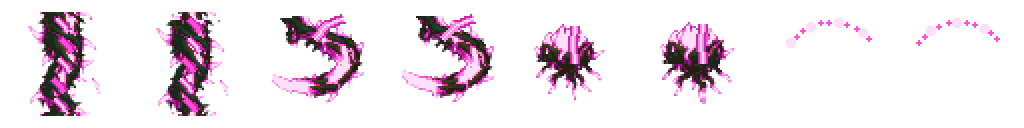
#> input picture Pause/Assets/Art/Attacks/Verdant~/verdant_attack_lash.png, 1024 x 128 px
$ python verify.py
#> lines starting #> are read from the running program, lines starting #| are printed output that depends on the picture
"""Audit the new Verdant lash/log atlases and produce task-specific previews."""
from pathlib import Path
import colorsys
import numpy as np
from PIL import Image, ImageDraw

HERE=Path(__file__).resolve().parent
ROOT=HERE.parent
N=Image.Resampling.NEAREST
SPECS=[('verdant_attack_lash.png',(1024,128),(128,128)),
       ('verdant_attack_log.png',(1024,256),(256,128))]

def cells(im,sz):
    w,h=sz
    return [im.crop((x*w,y*h,(x+1)*w,(y+1)*h))
            for y in range(im.height//h) for x in range(im.width//w)]

def measure(c):
    a=np.asarray(c)
    z=a[a[:,:,3]>24,:3]/255
    if not len(z):return None
    h,s,v=np.array([colorsys.rgb_to_hsv(*q) for q in z]).T
    h*=360
    pink=(((h>=300)&(h<=340)&(s>.2))|((s<.22)&(v>.82)))
    forbidden=[]
    for deg in (178,82,259,37):
        gap=np.abs((h-deg+180)%360-180)
        forbidden.append(int(np.sum((gap<=20)&(s>.6)&(v>.3))))
    red=int(np.sum(((h>=345)|(h<=15))&(s>.25)&(v>.2)))
    mask=a[:,:,3]>24
    xx=np.where(mask)[1]
    width=int(xx.max()-xx.min()+1) if len(xx) else 0
    border=all(np.max(b)<=24 for b in (a[:6,:,3],a[-6:,:,3],a[:,:6,3],a[:,-6:,3]))
    return len(z),float(np.mean(pink)),forbidden,red,width,border

def diff(a,b):
    x=np.asarray(a).astype(np.int16);y=np.asarray(b).astype(np.int16)
    opaque=(x[:,:,3]>24)|(y[:,:,3]>24)
    changed=(np.max(np.abs(x-y),axis=2)>20)&opaque
    return 100*float(changed[opaque].mean()) if np.any(opaque) else 0

def x2(im):
    return np.array_equal(np.asarray(im),np.asarray(im.resize((im.width//2,im.height//2),N).resize(im.size,N)))

def paste(bg,fg,xy):bg.paste(fg,xy,fg)

def previews(ims):
    lash=cells(ims[0],(128,128));log=cells(ims[1],(256,128))
    canvas=Image.new('RGB',(2070,1240),'#0b0b1a');d=ImageDraw.Draw(canvas)
    d.text((14,10),'VERDANT LASH  /  2x ATLAS',fill='white')
    paste(canvas,ims[0].resize((2048,256),N),(10,30))
    d.text((14,300),'VERDANT ROLLING LOG  /  2x ATLAS',fill='white')
    paste(canvas,ims[1].resize((2048,512),N),(10,320))
    d.text((14,850),'GAME SIZE / dark and bright Verdant backdrop tiles',fill='white')
    tiles=[]
    art=ROOT.parents[1]/'Backgrounds/Resources/Worlds/Verdant/Backdrop3/v4'
    for name,xy in [('sky.png',(40,80)),('mid.png',(140,100))]:
        p=art/name
        tile=Image.open(p).convert('RGB').crop((xy[0],xy[1],xy[0]+256,xy[1]+256)) if p.exists() else Image.new('RGB',(256,256),'#173620')
        tiles.append(tile)
    for j,tile in enumerate(tiles):
        x=12+j*276;y=872
        canvas.paste(tile,(x,y))
        paste(canvas,log[j].resize((142,71),N),(x+56,y+108))
        paste(canvas,lash[0].resize((54,54),N),(x+16,y+62))
        paste(canvas,lash[2].resize((54,54),N),(x+17,y+114))
        paste(canvas,lash[4].resize((54,54),N),(x+18,y+165))
        paste(canvas,lash[6].resize((72,72),N),(x+174,y+15))
    canvas.crop((0,0,2070,1140)).save(HERE/'preview.png')
    # Every loop appears simultaneously; frame 7 flows back to frame 0.
    frames=[]
    for t in range(8):
        f=Image.new('RGB',(790,220),'#0b0b1a');q=ImageDraw.Draw(f)
        for j,(label,c) in enumerate([('link',lash[t%2]),('tip',lash[2+t%2]),('root',lash[4+t%2]),('dash',lash[6+t%2])]):
            x=j*135+5;q.text((x,8),label,fill='white');paste(f,c,(x,35))
        q.text((545,8),'log roll 1/8 turn / frame',fill='white')
        paste(f,log[t].resize((235,118),N),(545,38))
        frames.append(f)
    frames[0].save(HERE/'preview.gif',save_all=True,append_images=frames[1:],duration=83,loop=0,disposal=2,optimize=False)

def verify():
    print('file | size | RGBA | reserved/nonempty | 6px border | pink per cell % | hue 178/82/259/37 | red | loop differences % incl wrap | x2 | vertical join | content width')
    images=[];overall=True
    for name,size,sz in SPECS:
        im=Image.open(ROOT/name);images.append(im)
#> in verify, im is the input picture: PIL image 1024x128 RGBA; mean R, G, B, A 27.6, 15.5, 24, 43.2
        cc=cells(im,sz);mm=[measure(c) for c in cc]
#> after `cc = cells(im, sz)`: cc = 8 items
#> after `mm = [measure(c) for c in cc]`: mm = 8 items
        checks=[im.size==size,im.mode=='RGBA',len(cc)==8 and all(m for m in mm),all(m[5] for m in mm),min(m[1] for m in mm)>=.30,
                all(sum(m[2])==0 and m[3]==0 for m in mm),x2(im)]
#> checks = [True, True, True, True, True, True, True]
        if 'lash' in name:
            loops=[('link',cc[0:2]),('tip',cc[2:4]),('root',cc[4:6]),('dash',cc[6:8])]
            # Each 6-pixel inset link is an exact seamless tile after trimming
            # its transparent inset and placing sections with a 12px overlap.
            join=all(np.array_equal(np.asarray(c)[12],np.asarray(c)[114]) and
                     np.array_equal(np.asarray(c)[14],np.asarray(c)[112]) for c in cc[:2])
#> join = True
            width_ok=max(m[4] for m in mm)<=100
#> width_ok = True
            vertical='trimmed 12px join='+str(join)
#> vertical = 'trimmed 12px join=True'
        else:
            loops=[('roll',cc)]
            join=True;vertical='n/a'
            width_ok=max(m[4] for m in mm)<=240
        steps=[(label,[diff(seq[i],seq[(i+1)%len(seq)]) for i in range(len(seq))]) for label,seq in loops]
#> steps = [('link', [64.32, 64.32]), ('tip', [67.32, 67.32]), ('root', [60.71, 60.71]), ('dash', [84.57, 84.57])]
        loops_ok=all(v>=3 for _,vals in steps for v in vals)
#> loops_ok = True
        checks.extend([join,width_ok,loops_ok])
        overall &= all(checks)
#> overall = True
        print(f'{name} | {checks[0]} | {checks[1]} | no reserved; {checks[2]} | {checks[3]} | '+
              ','.join(f'{100*m[1]:.1f}' for m in mm)+' | '+
              '/'.join(str(sum(m[2][j] for m in mm)) for j in range(4))+' | '+
              str(sum(m[3] for m in mm))+' | '+
              '; '.join(label+':'+','.join(f'{v:.1f}' for v in vals) for label,vals in steps)+' | '+
              str(checks[6])+' | '+vertical+' | '+str(max(m[4] for m in mm))+' '+str(width_ok))
#> (printed output is left out)
    previews(images)
#> in previews, `lash = cells(ims[0], (128, 128))`: lash = 8 items
#> in paste, `def paste(bg,fg,xy):bg.paste(fg,xy,fg)`:
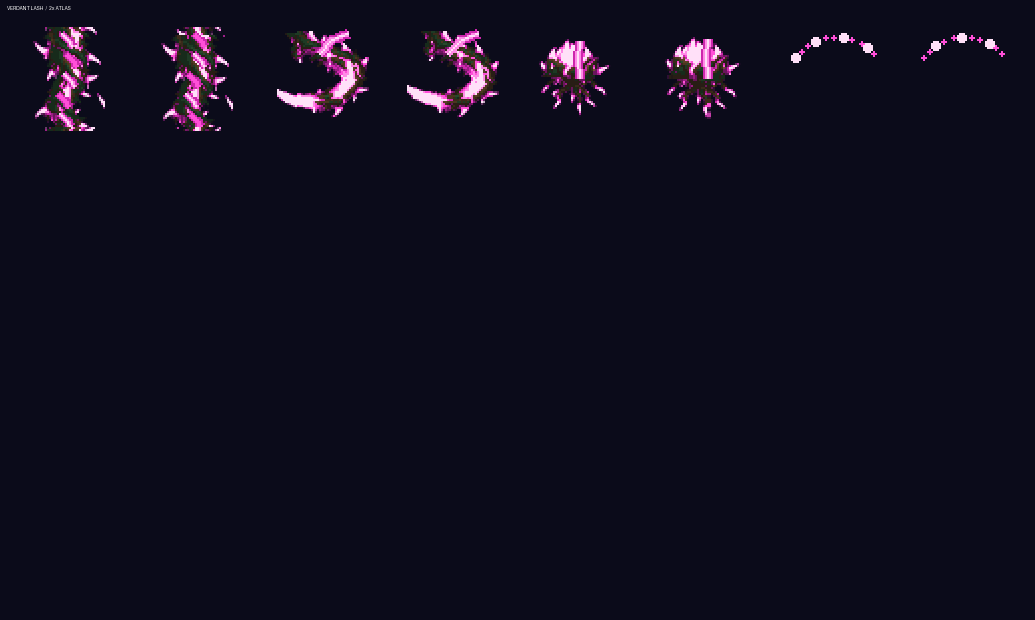
#> bg: PIL image 2070x1240 RGB (shown at 1/2 size); mean R, G, B 15.8, 13.7, 29.6
#> call 2 of paste, with xy = (10, 320)
#> in paste (call 2), `def paste(bg,fg,xy):bg.paste(fg,xy,fg)`:
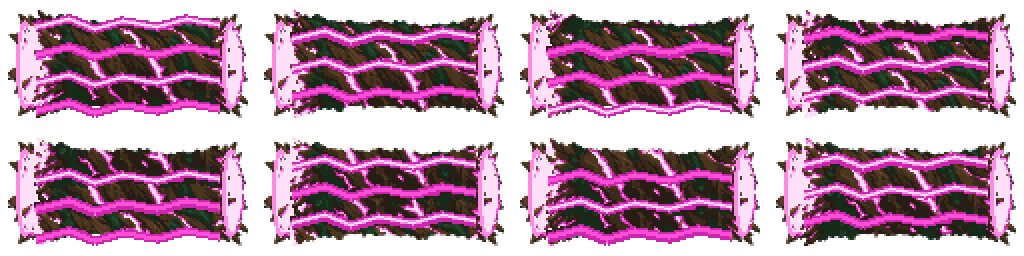
#> fg: PIL image 2048x512 RGBA (shown at 1/2 size); mean R, G, B, A 90.4, 51.5, 75, 160.4; transparent parts drawn white
#> in previews, `tile=Image.open(p).convert('RGB').crop((xy[0],xy[1],xy[0]+256,xy[1]+25..`:
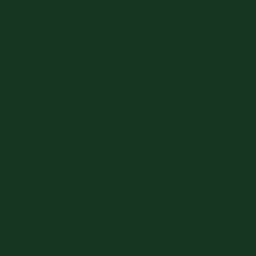
#> tile: PIL image 256x256 RGB; mean R, G, B 23, 54, 32
#> the loop in previews, `for j,tile in enumerate(tiles):` made 2 passes
#> (x, y) on passes 1 to 2: (12, 872), (288, 872)
#> after the loop in previews, `for j,tile in enumerate(tiles):`:
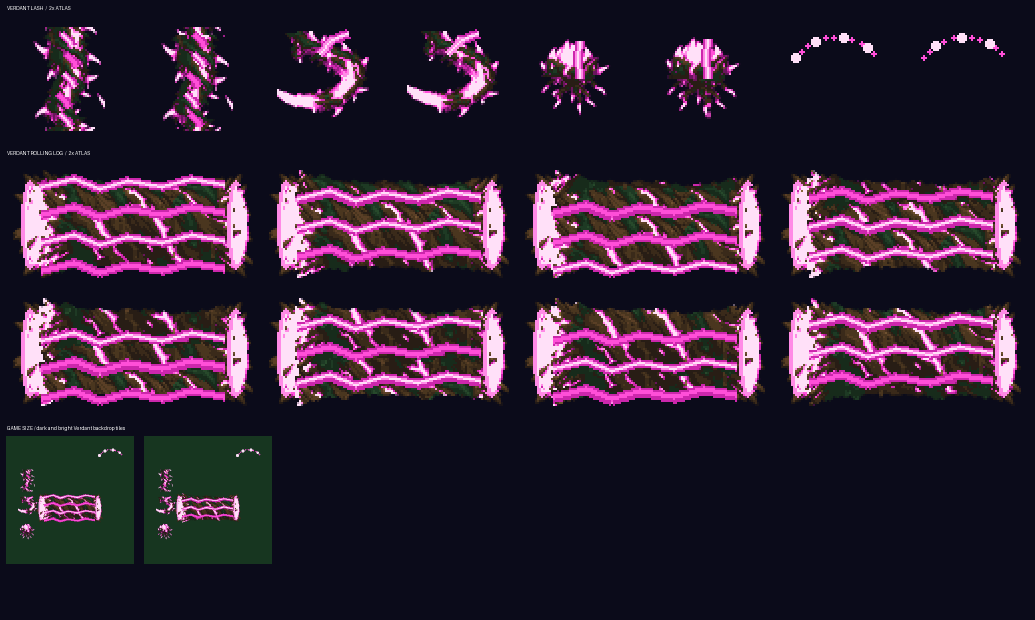
#> canvas: PIL image 2070x1240 RGB (shown at 1/2 size); mean R, G, B 51.1, 34.2, 54.4
#> in previews, `canvas.crop((0,0,2070,1140)).save(HERE/'preview.png')`:
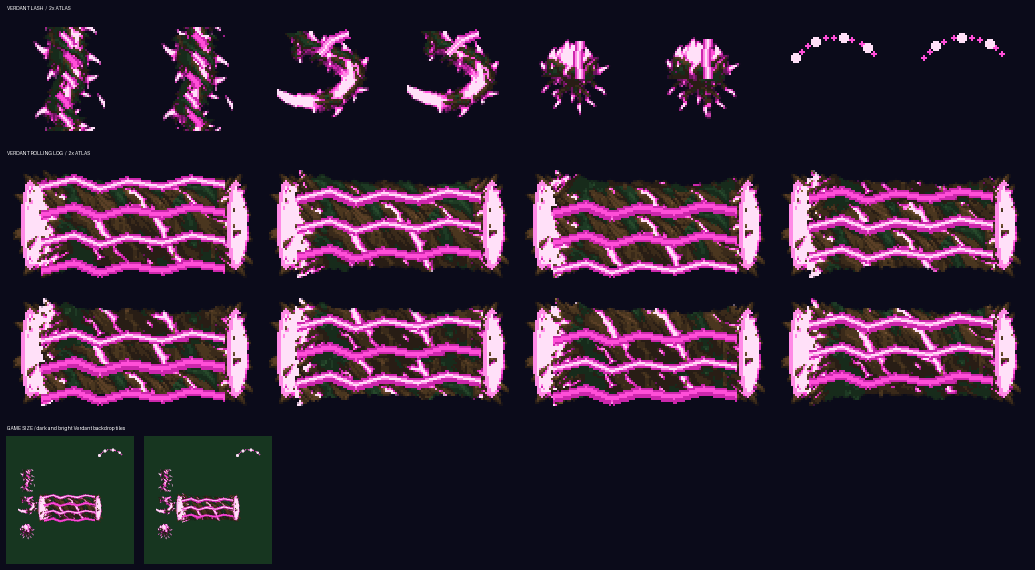
#> saved as preview.png: PIL image 2070x1140 RGB (shown at 1/2 size); mean R, G, B 54.6, 36.2, 56.8
#> after the loop in previews, `for t in range(8):`:
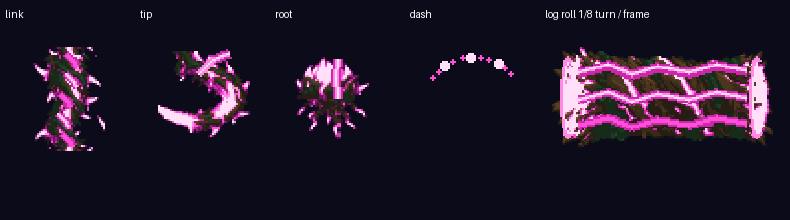
#> f: PIL image 790x220 RGB; mean R, G, B 33.4, 23.5, 42.4
#> in previews, `frames[0].save(HERE/'preview.gif',save_all=True,append_images=frames[1..`:
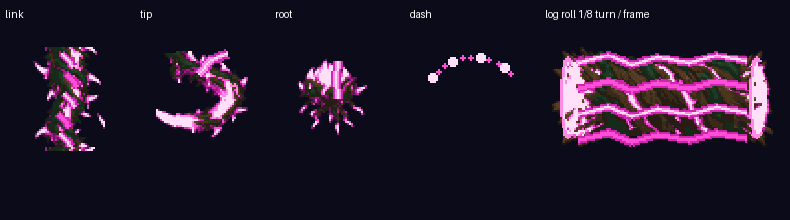
#> saved as preview.gif: PIL image 790x220 RGB; mean R, G, B 34.7, 23.9, 43.4
    print('overall:', 'PASS' if overall else 'FAIL')
#| overall: PASS
    return overall

if __name__=='__main__':raise SystemExit(0 if verify() else 1)
#> (the program exits here)
